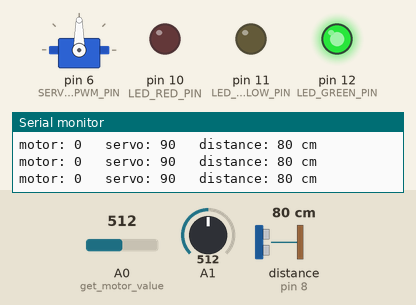
The sketch below on a simulated Arduino Uno, built with avr-gcc and run on an emulated ATmega328P. Parts: servo, output pins drawn as LEDs (lit = HIGH), the last lines printed to the serial monitor. Wiring (inferred from the names in the program): ultrasonic range finder: trigger pin 9; echo pin 8. The inputs (shaded band) are chosen by the test bench; at power-on: distance to the obstacle (sensor on pin 8) 80 cm, A1 = 512, A0 (get_motor_value) = 512. The echo pulse lasts 58.3 µs per cm; pins used as bus, display or sensor lines are not drawn.

Above: at 1.2 s.
1.3 s: distance to the obstacle (sensor on pin 8) set to 54 cm
2.8 s: distance to the obstacle (sensor on pin 8) set to 48 cm
At 3.8 s:
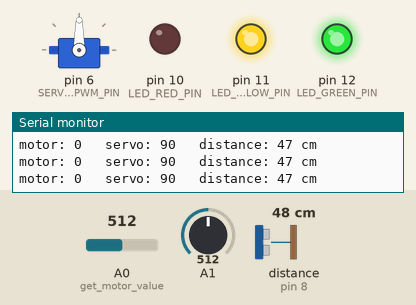
4.3 s: A1 set to 716
At 5.0 s:
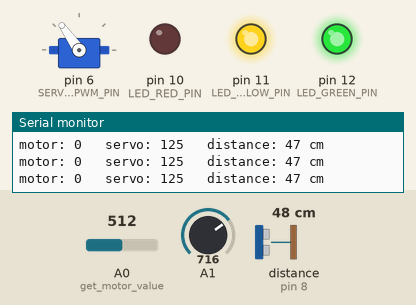
5.8 s: A1 set to 900
At 6.1 s:
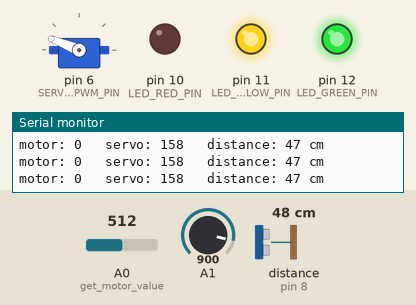
7.3 s: distance to the obstacle (sensor on pin 8) set to 28 cm
8.8 s: distance to the obstacle (sensor on pin 8) set to 22 cm
At 9.5 s:
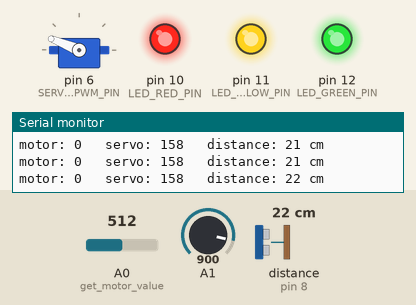
Timing chart, 0 to 11.3 s (numbered marks = the images above; inputs shaded):
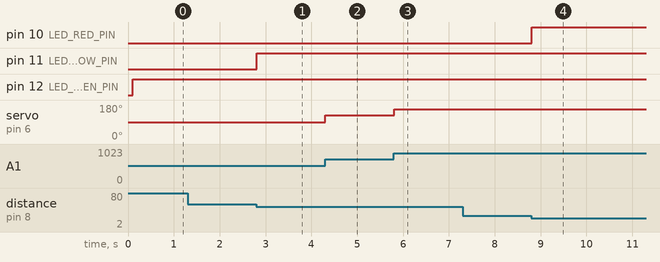

The sketch:

car-control.ino
```cpp
#include <Servo.h>

const unsigned long CYCLE_TIME = 100;
unsigned long timestamp = 0;

// LED Pins
const int LED_GREEN_PIN = 12;
const int LED_YELLOW_PIN = 11;
const int LED_RED_PIN = 10;

// Ultra Sonic Pins
const int TRIGGER_PIN = 9;
const int ECHO_PIN = 8;

// Servo Motor Pins
const int SERVO_PWM_PIN = 6;
Servo servo;

// DC Motor Pins
const int ENABLE = 5;
const int DIR_A = 3;
const int DIR_B = 4;


int read_distance(int triggerPin, int echoPin)
{
  // Set the trigger pin to LOW (2 microseconds)
  digitalWrite(triggerPin, LOW);
  delayMicroseconds(2);

  // Sets the trigger pin to HIGH (10 microseconds)
  digitalWrite(triggerPin, HIGH);
  delayMicroseconds(10);
  digitalWrite(triggerPin, LOW);

  // Reads the echo pin and returns the sound wave travel time
  // in microseconds
  int duration = pulseIn(echoPin, HIGH);
  int distance = duration/58;
  return distance;
}

int16_t get_motor_value(void)
{
    int16_t motor = (analogRead(A0) - 1023/2)/2;
}

int16_t get_servo_value(void)
{
    int16_t servo = (unsigned long)analogRead(A1)*180/1023;
  	return servo;
}

void leds_set(int green, int yellow, int red)
{
	digitalWrite(LED_GREEN_PIN,green);
    digitalWrite(LED_YELLOW_PIN,yellow);
    digitalWrite(LED_RED_PIN,red);
}

void set_distance_leds(int distance)
{
 	if(distance > 100)
    {
		leds_set(LOW, LOW, LOW);

    }
  	else if(distance < 100 && distance > 50)
    {
        leds_set(HIGH, LOW, LOW);
    }
  	else if(distance < 50 && distance > 25)
    {
     	leds_set(HIGH, HIGH, LOW);
    }
  	else if(distance < 25)
    {
        leds_set(HIGH, HIGH, HIGH);
    }
}

void setup()
{
    Serial.begin(9600);

    pinMode(LED_GREEN_PIN, OUTPUT);
    pinMode(LED_YELLOW_PIN, OUTPUT);
    pinMode(LED_RED_PIN, OUTPUT);

    pinMode(TRIGGER_PIN, OUTPUT);
	pinMode(ECHO_PIN, INPUT);

  	servo.attach(SERVO_PWM_PIN);
}

void loop()
{
   	// Cycle Time
  	while(millis() < timestamp + CYCLE_TIME);
  	timestamp = millis();

    int distance = read_distance(TRIGGER_PIN, ECHO_PIN);

    int16_t servo_value = get_servo_value();
 	int16_t motor_value = get_motor_value();

  	Serial.print("motor: ");
  	Serial.print(motor_value);
  	Serial.print("\t servo: ");
  	Serial.print(servo_value);
  	Serial.print("\t distance: ");
    Serial.print(distance);
    Serial.println(" cm");

	set_distance_leds(distance);

	servo.write(servo_value);

    if(abs(motor_value) < 25)
    {
       digitalWrite(ENABLE,LOW);
    }
    else if(motor_value > 0)
    {
      	digitalWrite(ENABLE,HIGH);
        digitalWrite(DIR_A,HIGH);
        digitalWrite(DIR_B,LOW);
    }
  	else
    {
        digitalWrite(ENABLE,HIGH);
        digitalWrite(DIR_A,LOW);
        digitalWrite(DIR_B,HIGH);
    }
}
```

Measured:
- the behaviour switches between 51 and 50 cm on distance to the obstacle (sensor on pin 8) (found by bisection; images 0 and 1)
- the behaviour switches between 26 and 25 cm on distance to the obstacle (sensor on pin 8) (found by bisection; images 3 and 4)
- after the input at 2.8 s, pin 11 (LED_YELLOW_PIN): LOW → HIGH at once
- after the input at 4.3 s, servo on pin 6 (SERVO_PWM_PIN): 90° → 125° at once
- after the input at 5.8 s, servo on pin 6 (SERVO_PWM_PIN): 125° → 158° at once
- after the input at 8.8 s, pin 10 (LED_RED_PIN): LOW → HIGH at once
